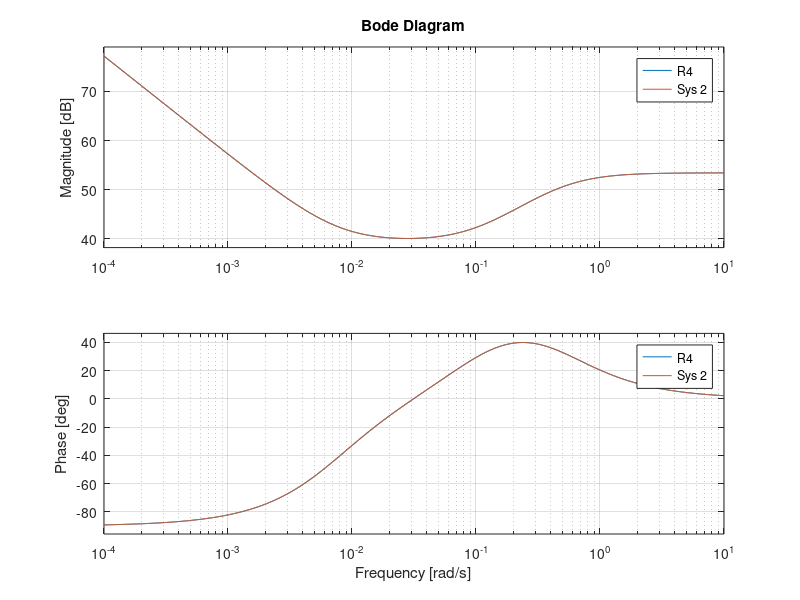

This chart was generated by the following MATLAB code:
M1=tf(0.1383,[130 1]);
M2=tf(0.1383,conv([130 1],[10 1]));
M3=tf(0.1383*[5 1],conv(conv([130 1],[10 1]),[2 1]));
M4=tf(0.1383*[4 1],conv(conv([110 1],[12 1]),[2 1]));


Ti=130;
mu=0.1383
K=5/120*Ti/mu;
R1=K*(1+tf(1,[Ti 0]));
step(R1*M1/(1+R1*M1),150);

[gm,pm,wu,wc]=margin(R1*M1);[wc,pm]
[gm,pm,wu,wc]=margin(R1*M2);[wc,pm]
[gm,pm,wu,wc]=margin(R1*M3);[wc,pm]
[gm,pm,wu,wc]=margin(R1*M4);[wc,pm]

subplot(211); step(R1*M1/(1+R1*M1),R1*M2/(1+R1*M2),R1*M3/(1+R1*M3),150);
legend("M1","M2","M3");
subplot(212); step(R1/(1+R1*M1),R1/(1+R1*M2),R1/(1+R1*M3),150);
legend("M1","M2","M3");

clf; bode(M1,M2,M3,M4);

Ti=130;
mu=0.1383;
K2=0.005*Ti/mu;
R2=K2*(1+tf(1,[Ti 0]));

subplot(211); step(R2*M1/(1+R2*M1),R2*M2/(1+R2*M2),R2*M3/(1+R2*M3),1000);
legend("M1","M2","M3");
subplot(212); step(R2/(1+R2*M1),R2/(1+R2*M2),R2/(1+R2*M3),1000);
legend("M1","M2","M3");

Ti=130; K3=0.5*Ti/mu; R3=K3*(1+tf(1,[Ti 0]));
subplot(211);
step(R3*M1/(1+R3*M1),R3*M2/(1+R3*M2),R3*M3/(1+R3*M3),R3*M4/(1+R3*M4),50);
subplot(212);
step(R3/(1+R3*M1),R3/(1+R3*M2),R3/(1+R3*M3),R3/(1+R3*M4),50);

R4=1/M2*tf(1,conv([10 0],[2 1]))
[gm,pm,wu,wc]=margin(R4*M2);[wc,pm]

bode(R4,99.78*(1+tf(1,[138 0])+tf([7.42 0],[7.42/3.71 1])))